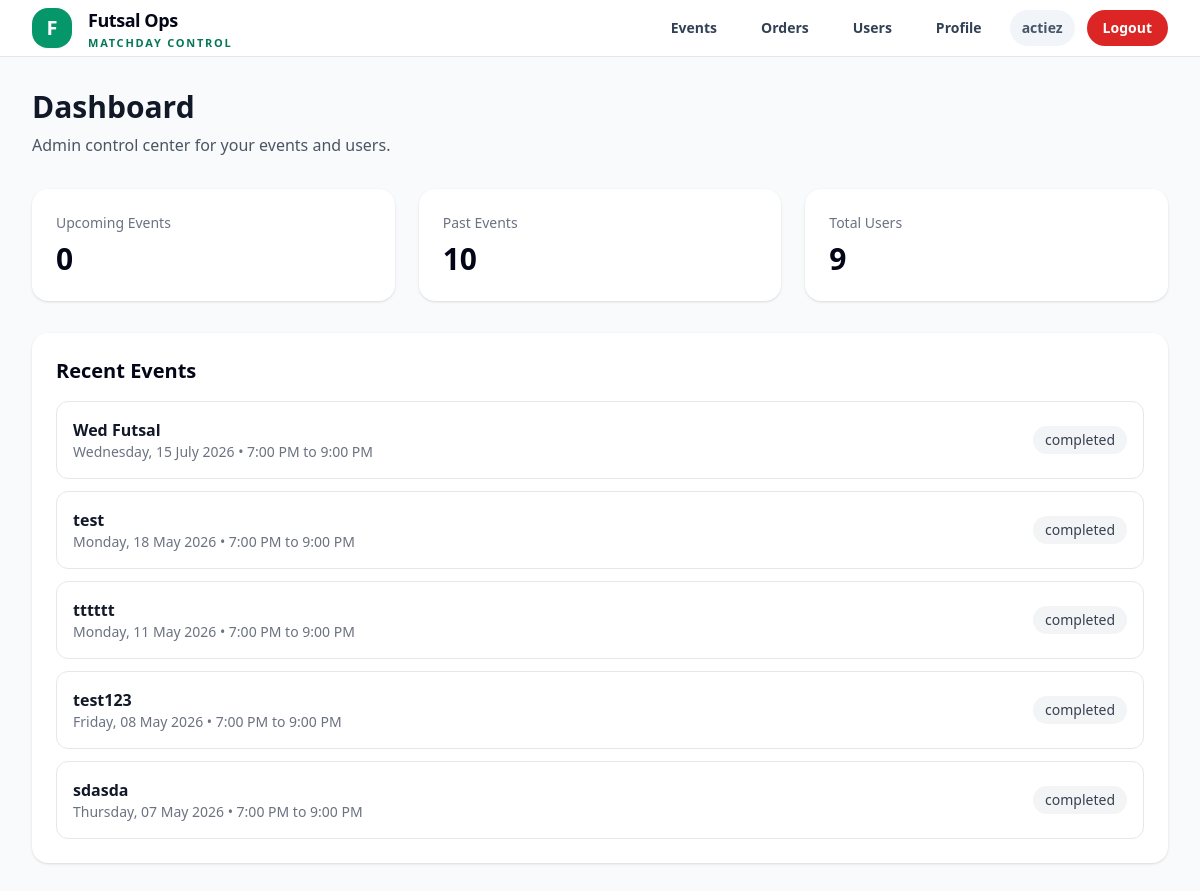
Before: /dashboard/ (signed in) with the older database file.
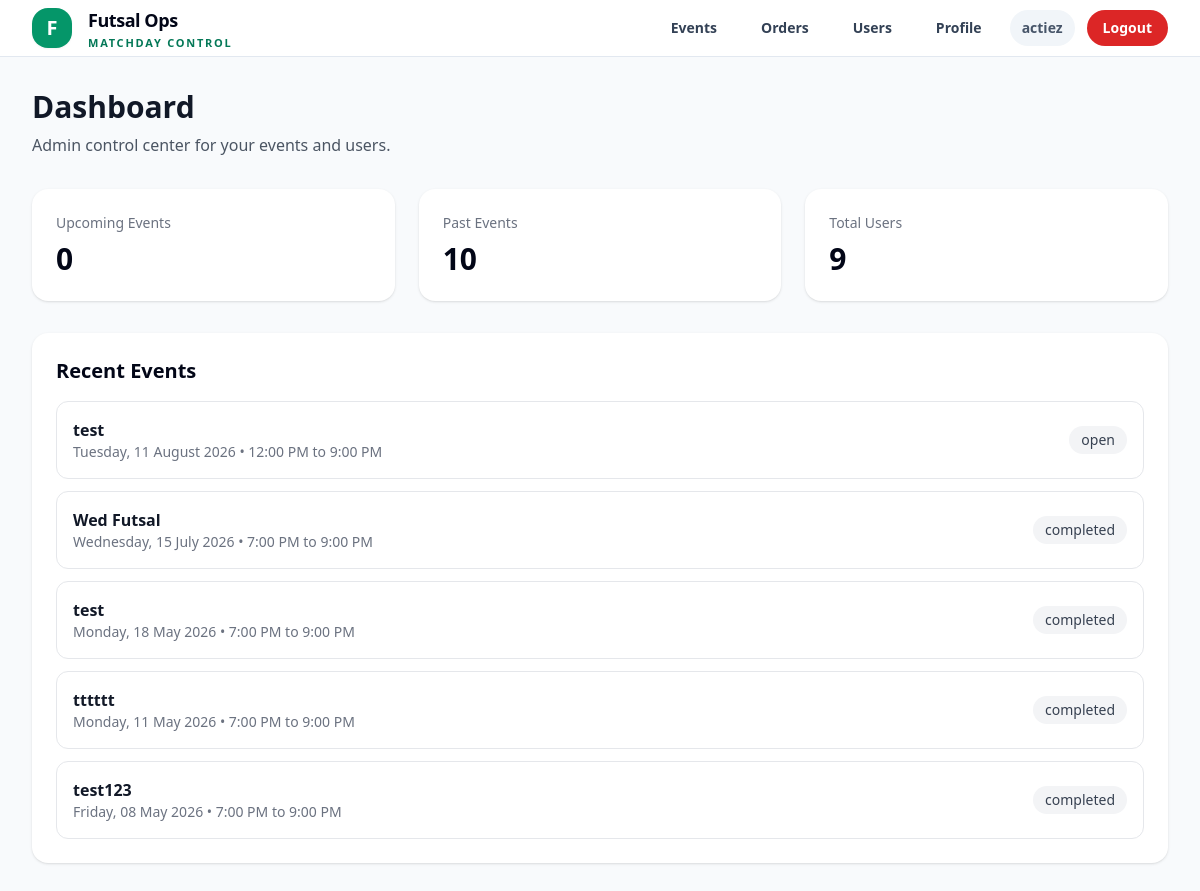
After: the same page with the newer database file.
### events/models.py (models this page shows, shortened)
class Event(models.Model):
    STATUS_DRAFT = "draft"
    STATUS_OPEN = "open"
    STATUS_FINALIZED = "finalized"
    STATUS_COMPLETED = "completed"
    STATUS_CANCELLED = "cancelled"
    STATUS_CHOICES = [
        (STATUS_DRAFT, "Draft"),
        (STATUS_OPEN, "Open"),
        (STATUS_FINALIZED, "Finalized"),
        (STATUS_COMPLETED, "Completed"),
        (STATUS_CANCELLED, "Cancelled"),
    ]
    LEAVE_CUTOFF_CHOICES = [
        (None, "No cutoff"),
        (30, "30 minutes before"),
        (60, "60 minutes before"),
        (90, "90 minutes before"),
        (120, "120 minutes before"),
        (150, "150 minutes before"),
        (180, "180 minutes before"),
    ]
    registration_token = models.UUIDField(
        default=uuid.uuid4,
        unique=True,
        editable=False,
    )
    event_code = models.CharField(
        max_length=20,
        unique=True,
        default=generate_event_code,
        editable=False,
    )
    title = models.CharField(max_length=255)
    start_datetime = models.DateTimeField()
    end_datetime = models.DateTimeField()
    location = models.CharField(max_length=255)
    amount_payable = models.DecimalField(max_digits=8, decimal_places=2)
    playing_slots = models.PositiveIntegerField(default=15)
    waiting_slots = models.PositiveIntegerField(default=5)
    backup_slots = models.PositiveIntegerField(default=3)
    is_private = models.BooleanField(
        default=False,
        help_text="Private events are hidden from the public event list but accessible by registration link.",
    )
    leave_cutoff_minutes = models.PositiveIntegerField(
        null=True,
        blank=True,
        choices=LEAVE_CUTOFF_CHOICES,
        help_text="Players cannot self-leave after this cutoff before kick-off.",
    )
    status = models.CharField(
        max_length=20,
        choices=STATUS_CHOICES,
        default=STATUS_DRAFT,
    )
    created_by = models.ForeignKey(
        settings.AUTH_USER_MODEL,
        on_delete=models.SET_NULL,
        null=True,
        related_name="created_events",
    )
    created_at = models.DateTimeField(auto_now_add=True)
    updated_at = models.DateTimeField(auto_now=True)
    class Meta:
        ordering = ["start_datetime"]
    @property
    def weekday_display(self):
        local_start = timezone.localtime(self.start_datetime)
        return local_start.strftime("%A")
    @property
    def date_display(self):
        local_start = timezone.localtime(self.start_datetime)
        return local_start.strftime("%d %B %Y")
    @property
    def time_range_display(self):
        local_start = timezone.localtime(self.start_datetime)
        local_end = timezone.localtime(self.end_datetime)
        start = local_start.strftime("%I:%M %p").lstrip("0")
        end = local_end.strftime("%I:%M %p").lstrip("0")
        return f"{start} to {end}"
    @property
    def effective_status(self):
        from registrations.models import EventRegistration
        now = timezone.now()
        if now >= self.end_datetime:
            return "completed"
        playing_count = self.registrations.filter(
            status=EventRegistration.STATUS_PLAYING
        ).count()
        waiting_count = self.registrations.filter(
            status=EventRegistration.STATUS_WAITING
        ).count()
        if playing_count >= self.playing_slots and waiting_count >= self.waiting_slots:
            return "full"
        if playing_count >= self.playing_slots:
            return "playing_full"
        return "open"

### dashboard/views.py (the view)
# urls.py: path("", DashboardView.as_view(), name="dashboard"),
class DashboardView(AdminRequiredMixin, TemplateView):
    template_name = "dashboard/home.html"
    def get_context_data(self, **kwargs):
        context = super().get_context_data(**kwargs)
        now = timezone.now()
        context["upcoming_events_count"] = Event.objects.filter(start_datetime__gt=now).count()
        context["past_events_count"] = Event.objects.filter(end_datetime__lt=now).count()
        context["total_users_count"] = User.objects.count()
        context["recent_events"] = Event.objects.order_by("-start_datetime")[:5]
        return context

### accounts/models.py (called while the page is built)
    def is_admin_level(self):
        return self.is_authenticated and (
            self.is_superuser or self.role in {self.ROLE_ADMIN, self.ROLE_SUPERADMIN}
        )

    def is_superadmin_level(self):
        return self.is_authenticated and (
            self.is_superuser or self.role == self.ROLE_SUPERADMIN
        )

### core/mixins.py (called while the page is built)
    def dispatch(self, request, *args, **kwargs):
        if not request.user.is_authenticated:
            return redirect("login")
        if not request.user.is_admin_level():
            return redirect("player_home")
        return super().dispatch(request, *args, **kwargs)

### templates/dashboard/home.html
{% extends "base.html" %}
{% block content %}
<div class="mb-8">
    <h1 class="text-3xl font-bold text-gray-900">Dashboard</h1>
    <p class="text-gray-600 mt-2">Admin control center for your events and users.</p>
</div>
<div class="grid grid-cols-1 md:grid-cols-3 gap-6 mb-8">
    <div class="bg-white rounded-2xl shadow p-6">
        <div class="text-sm text-gray-500">Upcoming Events</div>
        <div class="text-3xl font-bold mt-2">{{ upcoming_events_count }}</div>
    </div>
    <div class="bg-white rounded-2xl shadow p-6">
        <div class="text-sm text-gray-500">Past Events</div>
        <div class="text-3xl font-bold mt-2">{{ past_events_count }}</div>
    </div>
    <div class="bg-white rounded-2xl shadow p-6">
        <div class="text-sm text-gray-500">Total Users</div>
        <div class="text-3xl font-bold mt-2">{{ total_users_count }}</div>
    </div>
</div>
<div class="bg-white rounded-2xl shadow p-6">
    <h2 class="text-xl font-semibold mb-4">Recent Events</h2>
    {% if recent_events %}
        <div class="space-y-3">
            {% for event in recent_events %}
                <div class="border rounded-xl p-4 flex items-center justify-between">
                    <div>
                        <div class="font-semibold text-gray-900">{{ event.title }}</div>
                        <div class="text-sm text-gray-500">
                            {{ event.weekday_display }}, {{ event.date_display }} • {{ event.time_range_display }}
                        </div>
                    </div>
                    <div class="text-sm px-3 py-1 rounded-full bg-gray-100 text-gray-700">
                        {{ event.effective_status }}
                    </div>
                </div>
            {% endfor %}
        </div>
    {% else %}
        <p class="text-gray-500">No events yet.</p>
    {% endif %}
</div>
{% endblock %}

Changed rows visible on the page:
no longer on this page (row unchanged): Event: title "sdasda", weekday_display "Thursday", date_display "07 May 2026", time_range_display "7:00 PM to 9:00 PM", effective_status "completed"
added Event: title "test", weekday_display "Tuesday", date_display "11 August 2026", time_range_display "12:00 PM to 9:00 PM", effective_status "open"
